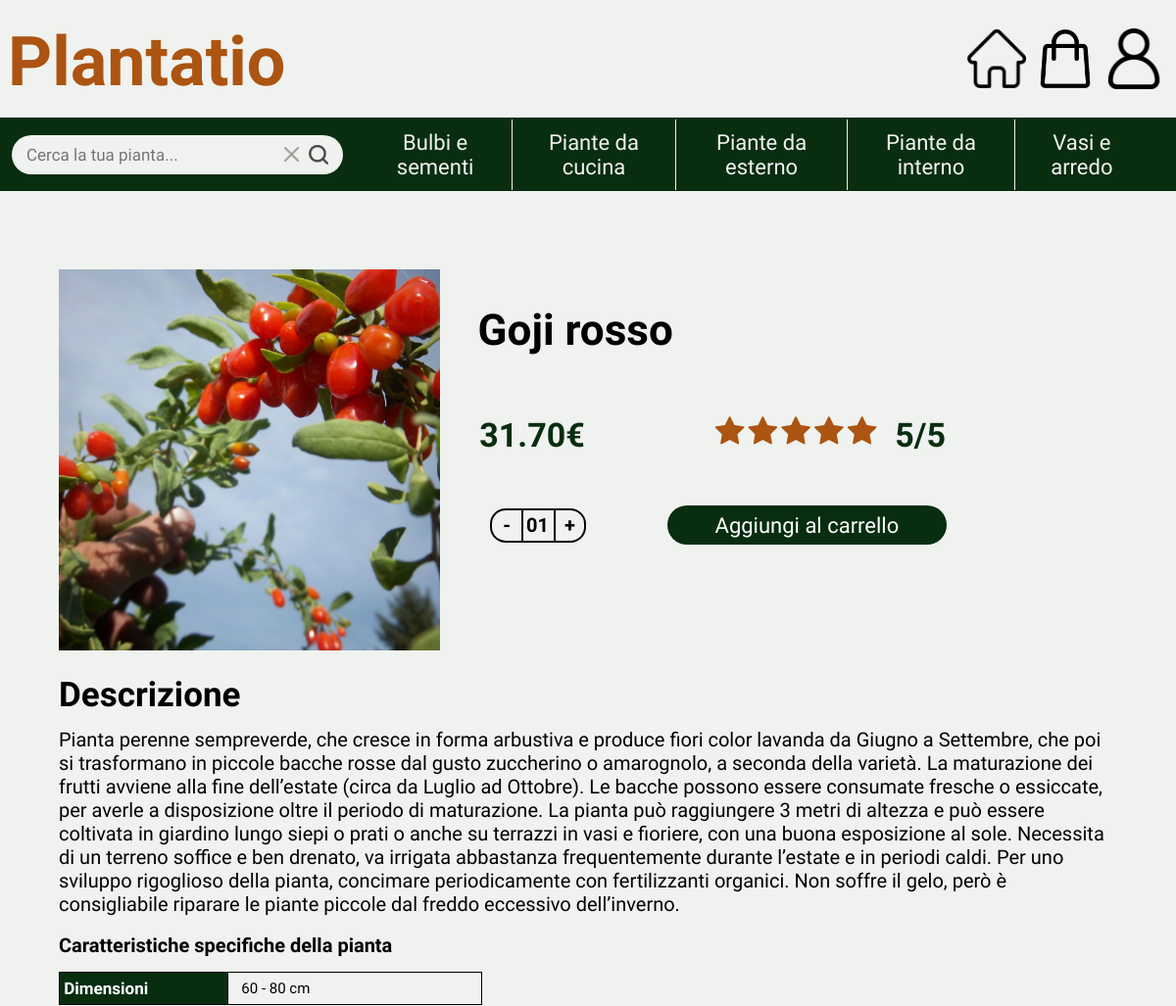
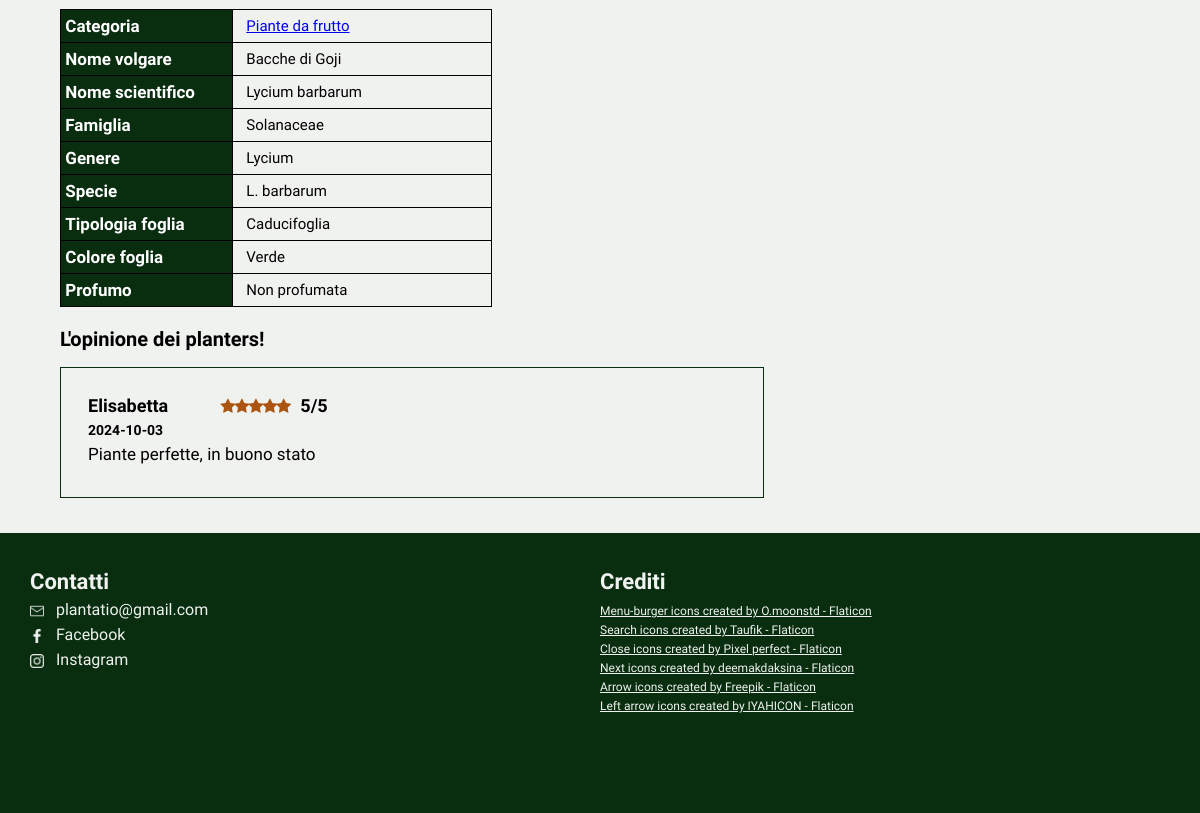
Page /product.php?idP=Goji+rosso on the committed database (2 pictures, top to bottom).
### tables this page shows
CREATE TABLE Prodotti (
    nome_prodotto VARCHAR(150) PRIMARY KEY,
    prezzo DECIMAL(10, 2) NOT NULL,
    id_sottocategoria VARCHAR(100) NOT NULL,
    presente BOOLEAN DEFAULT 1,
    stock INT NOT NULL,
    nome_volgare VARCHAR(50),  
    nome_scientifico VARCHAR(50),
    famiglia VARCHAR(50),
    genere VARCHAR(50),
    specie VARCHAR(50),
    dimensioni VARCHAR(30),  
    profumo VARCHAR(30),  
    tipologia_foglia VARCHAR(30),
    colore_foglia VARCHAR(30), 
    descrizione TEXT,
    voto INT NOT NULL
);

CREATE TABLE Recensioni (
    id_utente VARCHAR(150) NOT NULL,
    id_prodotto VARCHAR(150) NOT NULL,
    voto INT CHECK (voto BETWEEN 1 AND 5),  
    commento TEXT,
    data_recensione TIMESTAMP DEFAULT CURRENT_TIMESTAMP,
    PRIMARY KEY (id_prodotto, id_utente),
    FOREIGN KEY (id_utente) REFERENCES Utenti(email) ON DELETE CASCADE,
    FOREIGN KEY (id_prodotto) REFERENCES Prodotti(nome_prodotto) ON DELETE CASCADE
);

CREATE TABLE Utenti (
    email VARCHAR(150) PRIMARY KEY,
    nome VARCHAR(100) NOT NULL,
    cognome VARCHAR(100) NOT NULL,
    password_hash VARCHAR(255) NOT NULL,
    admin_flag BOOLEAN NOT NULL
);

### product.php (called while the page is built, shortened)
<?php
require_once 'bootstrap.php';
$templateParams["titolo"] = "Plantatio";
$templateParams["mainContent"] = "single-item.php";
$templateParams["js"] = array("js/product.js", "js/nav.js", "js/header.js");
$idprodotto = -1;
if(isset($_GET["idP"])){
    $idprodotto = getStringWithSpaces($_GET["idP"]);
} else {
    if(isset($idProd)){
        $idprodotto = $productId;
    }
}
$templateParams["prodotto"] = $dbh->getProductById($idprodotto);
$templateParams["recensioni_prodotto"] = $dbh->getReviewsOfProduct($idprodotto);
require 'template/base.php';
?>

### utils/functions.php (called while the page is built, shortened)
<?php
function replaceSpacesWithHyphens($string)
{
    $temp = $string;
    $newString = str_replace(' ', '-', $temp);
    return $newString;
}
function isUserLoggedIn()
{
    return !empty($_SESSION['email']);
}
function getSrc($string)
{
    $src_string = str_replace(' ', '_', $string);
    return $src_string;
}
function getStringWithSpaces($string)
{
    $id_string = str_replace('_', ' ', $string);
    return $id_string;
}

### database/database.php (called while the page is built, shortened)
<?php
class DatabaseHelper
{
    private $db;
    public function __construct($servername, $username, $password, $dbname, $port)
    {
        $this->db = new mysqli($servername, $username, $password, $dbname, $port);
    }
    public function getSubCategoriesFromCategory($nomeCategoria)
    {
        $stmt = $this->db->prepare("SELECT nome_sottocategoria FROM SottoCategorie WHERE id_categoria = ?");
        $stmt->bind_param('s', $nomeCategoria);
        $stmt->execute();
        $result = $stmt->get_result();
        return $result->fetch_all(MYSQLI_ASSOC);
    }
    public function getCategories()
    {
        $stmt = $this->db->prepare("SELECT nome_categoria FROM Categorie");
        $stmt->execute();
        $result = $stmt->get_result();
        $categories = $result->fetch_all(MYSQLI_ASSOC);
        foreach ($categories as &$category) {
            $category["sottocategorie"] = array();
            $category["sottocategorie"] = $this->getSubCategoriesFromCategory($category["nome_categoria"]);
        }
        return $categories;
    }
    public function getProductById($product_id)
    {
        $stmt = $this->db->prepare("SELECT * FROM Prodotti WHERE nome_prodotto = ? AND presente = 1");
        $stmt->bind_param('s', $product_id);
        $stmt->execute();
        $result = $stmt->get_result();
        return $result->fetch_all(MYSQLI_ASSOC);
    }
    public function getReviewsOfProduct($idprodotto)
    {
        $query = "SELECT nome, voto, commento, DATE(data_recensione) as dataRec FROM Recensioni, Utenti WHERE id_utente = email AND id_prodotto = ? ORDER BY data_recensione DESC";
        $stmt = $this->db->prepare($query);
        $stmt->bind_param('s', $idprodotto);
        $stmt->execute();
        $result = $stmt->get_result();
        return $result->fetch_all(MYSQLI_ASSOC);
    }
}

### bootstrap.php (called while the page is built, shortened)
<?php
require_once("utils/functions.php");
require_once("database/database.php");
$dbh = new DatabaseHelper("localhost", "root", "", "plantatio", 3306);
$templateParams["categorie"] = $dbh->getCategories();
?>

### template/single-item.php (the view, shortened to what this page needs)
<main class="single-item">
    <?php if (count($templateParams["prodotto"]) == 0): ?>
        <article>
            <p>Prodotto non presente</p>
        </article>
    <?php
    else:
        $prodotto = $templateParams["prodotto"][0];
    ?>
        <article>
            <header>
                <img src="upload/prodotti/<?php echo getSrc($prodotto["nome_prodotto"]) ?>.jpg" alt="" />
                <section>
                    <h2><?php echo $prodotto["nome_prodotto"] ?></h2>
                    <h3 class='price'><?php echo $prodotto["prezzo"] ?>€
                    </h3>
                    <div class="star-value">
                        <?php for ($i = 1; $i <= $prodotto["voto"]; $i++): ?>
                            <span class="fa fa-star checked"></span>
                        <?php endfor; ?>
                    </div>
                    <h3><?php echo $prodotto["voto"] ?>/5</h3>
                    <?php if ($prodotto['stock'] > 0): ?>
                        <div class="wrapper">
                            <span class="minus" onclick="reduceQuantity()">-</span>
                            <span class="number">01</span>
                            <span class="plus" onclick="addQuantity(<?php echo $prodotto['stock'] ?>)">+</span>
                        </div>
                        <button type="button" <?php if (isUserLoggedIn()) : ?>
                            onclick="addToCart('<?php echo $prodotto['nome_prodotto'] ?>')"
                            <?php else: ?> onclick="showErrorMessage()"
                            <?php endif; ?>>Aggiungi al carrello
                        </button>
                    <?php else: ?>
                        <span class="out_of_stock">La pianta non è al momento disponibile</span>
                    <?php endif; ?>
                </section>
            </header>
            <section>
                <h3>Descrizione</h3>
                <p><?php echo $prodotto["descrizione"] ?></p>
                <table>
                    <caption>Caratteristiche specifiche della pianta</caption>
                    <tr>
                        <th>Dimensioni</th>
                        <td><?php echo $prodotto["dimensioni"] ?></td>
                    </tr>
                </table>
                <table>
                    <tr>
                        <th>Categoria</th>
                        <td><a href="search.php?sottocategoriaSelezionata=<?php echo getSrc($prodotto["id_sottocategoria"]) ?>"><?php echo $prodotto["id_sottocategoria"] ?></a></td>
                    </tr>
                    <?php if(strcmp($prodotto["nome_volgare"], 'non specificato') != 0): ?>
                    <tr>
                        <th>Nome volgare</th>
                        <td><?php echo $prodotto["nome_volgare"] ?></td>
                    </tr>
                    <?php endif; ?>
                    <?php if(strcmp($prodotto["nome_scientifico"], 'non specificato') != 0): ?>
                    <tr>
                        <th>Nome scientifico</th>
                        <td><?php echo $prodotto["nome_scientifico"] ?></td>
                    </tr>
                    <?php endif; ?>
                    <?php if(strcmp($prodotto["famiglia"], 'non specificato') != 0): ?>
                    <tr>
                        <th>Famiglia</th>
                        <td><?php echo $prodotto["famiglia"] ?></td>
                    </tr>
                    <?php endif; ?>
                    <?php if(strcmp($prodotto["genere"], 'non specificato') != 0): ?>
                    <tr>
                        <th>Genere</th>
                        <td><?php echo $prodotto["genere"] ?></td>
                    </tr>
                    <?php endif; ?>
                    <?php if(strcmp($prodotto["specie"], 'non specificato') != 0): ?>
                    <tr>
                        <th>Specie</th>
                        <td><?php echo $prodotto["specie"] ?></td>
                    </tr>
                    <?php endif; ?>
                    <?php if(strcmp($prodotto["tipologia_foglia"], 'non specificato') != 0): ?>
                    <tr>
                        <th>Tipologia foglia</th>
                        <td><?php echo $prodotto["tipologia_foglia"] ?></td>
                    </tr>
                    <?php endif; ?>
                    <?php if(strcmp($prodotto["colore_foglia"], 'non specificato') != 0): ?>
                    <tr>
                        <th>Colore foglia</th>
                        <td><?php echo $prodotto["colore_foglia"] ?></td>
                    </tr>
                    <?php endif; ?>
                    <?php if(strcmp($prodotto["profumo"], 'non specificato') != 0): ?>
                    <tr>
                        <th>Profumo</th>
                        <td><?php echo $prodotto["profumo"] ?></td>
                    </tr>
                    <?php endif; ?>
                </table>
            </section>
        </article>
        <section>
            <h2>L&apos;opinione dei planters!</h2>
            <?php if(count($templateParams["recensioni_prodotto"]) == 0): ?>
                <p>Non ci sono recensioni per questo prodotto</p>
            <?php else: ?>
                <?php foreach ($templateParams["recensioni_prodotto"] as $rec): ?>
                    <article>
                        <h3><?php echo $rec["nome"] ?></h3>
                        <div class="star-value-user">
                            <?php for ($i = 1; $i <= $rec["voto"]; $i++): ?>
                                <span class="fa fa-star checked"></span>
                            <?php endfor; ?>
                        </div>
                        <h3><?php echo $rec["voto"] ?>/5</h3>
                        <h4><?php echo $rec["dataRec"] ?></h4>
                        <p><?php echo $rec["commento"] ?></p>
                    </article>
                <?php endforeach; ?>
            <?php endif; ?>
        </section>
    <?php endif; ?>
</main>

### template/base.php (shortened to what this page needs)
<!DOCTYPE html>
<html lang="it">
<head>
    <link rel="stylesheet" href="https://cdnjs.cloudflare.com/ajax/libs/font-awesome/4.7.0/css/font-awesome.min.css" />
    <link rel="stylesheet" type="text/css" href="./css/style.css" />
</head>
<body>
    <header>
        <a href="./index.php">
            <h1>Plantatio</h1>
        </a>
        <ul>
            <li class="user_icon">
                <a href="<?php if (isUserLoggedIn()) {
                    echo '#';
                } else {
                    echo './login.php';
                } ?>" onclick="open_submenu()">
                    <img class="user_icon" src="./upload/User-Icon.png" alt="user-icon" />
                </a>
            </li>
            <li>
                <a href="<?php if (isUserLoggedIn()) {
                    echo './cart.php';
                } else {
                    echo './login.php';
                } ?>"><img src="./upload/Cart-Icon.png" alt="cart-icon" />
                </a>
            </li>
            <li>
                <a href="./index.php">
                    <img src="./upload/Home-Icon.png" alt="Home" />
                </a>
            </li>
        </ul>
    </header>
    <nav class="main-nav closed-nav">
        <form action="search.php" method="GET">
            <section class="search-text">
                <input type="text" id="fastSearch" name="fastSearch" placeholder="Cerca la tua pianta..."
                    oninput="showSuggestions()"
                    value="<?php if (isset($templateParams["searchedWord"])) {
                        echo ($templateParams["searchedWord"]);
                    } ?>" />
            </section>
            <img class="searchbar-icon cancel-button" src="upload/cancel-icon.png" alt="Reset search button"
                onclick="resetText('fastSearch')" />
            <input id="search-plant" class="searchbar-icon search-button" type="image" src="upload/search-icon.png" alt="Submit search" />
        </form>
        <ul class="categories">
            <?php foreach ($templateParams["categorie"] as $categoria): ?>
                <li>
                    <button class="category-button"
                        onclick='openSubcategories("<?php echo replaceSpacesWithHyphens($categoria["nome_categoria"]); ?>")'
                        type="button"><?php echo $categoria["nome_categoria"]; ?>
                    </button>
                </li>
            <?php endforeach; ?>
        </ul>
    </nav>
    <?php
    if (isset($templateParams["mainContent"])) {
        require($templateParams["mainContent"]);
    }
    ?>
    <footer>
        <section class="contacts">
            <h2>Contatti</h2>
            <ul>
                <li>
                    <img src="./upload/email.png" alt="email icon">
                    <span>plantatio@gmail.com</span>
                </li>
                <li>
                    <img src="./upload/facebook.png" alt="facebook icon">
                    <span>Facebook</span>
                </li>
                <li>
                    <img src="./upload/instagram.png" alt="instagram icon">
                    <span>Instagram</span>
                </li>
            </ul>
        </section>
        <section class="credits">
            <h2>Crediti</h2>
            <ul>
                <li>
                    <a href="https://www.flaticon.com/free-icons/menu-burger" title="menu-burger icons">Menu-burger
                        icons created by
                        O.moonstd - Flaticon</a>
                </li>
                <li>
                    <a href="https://www.flaticon.com/free-icons/search" title="search icons">Search icons created by
                        Taufik -
                        Flaticon</a>
                </li>
                <li>
                    <a href="https://www.flaticon.com/free-icons/close" title="close icons">Close icons created by Pixel
                        perfect -
                        Flaticon</a>
                </li>
                <li>
                    <a href="https://www.flaticon.com/free-icons/next" title="next icons">Next icons created by
                        deemakdaksina -
                        Flaticon</a>
                </li>
                <li>
                    <a href="https://www.flaticon.com/free-icons/arrow" title="arrow icons">Arrow icons created by
                        Freepik - Flaticon</a>
                </li>
                <li>
                    <a href="https://www.flaticon.com/free-icons/left-arrow" title="left arrow icons">Left arrow icons
                        created by IYAHICON - Flaticon</a>
                </li>
            </ul>
        </section>
    </footer>
</body>
</html>

### rows in the picture
prodotti: nome_prodotto "Goji rosso", prezzo "31.70", voto "5", descrizione "Pianta perenne sempreverde, che cresce in forma arbustiva e produce fiori color lavanda da Giugno a Settembre, che poi si trasformano in piccole bacche rosse dal gusto zuccherino o amarognolo, a seconda della varietà. La maturazione dei frutti avviene alla fine dell’estate (circa da Luglio ad Ottobre). Le bacche possono essere consumate fresche o essiccate, per averle a disposizione oltre il periodo di maturazione. La pianta può raggiungere 3 metri di altezza e può essere coltivata in giardino lungo siepi o prati o anche su terrazzi in vasi e fioriere, con una buona esposizione al sole. Necessita di un terreno soffice e ben drenato, va irrigata abbastanza frequentemente durante l’estate e…", dimensioni "60 - 80 cm", id_sottocategoria "Piante da frutto", nome_volgare "Bacche di Goji", nome_scientifico "Lycium barbarum", famiglia "Solanaceae", genere "Lycium", specie "L. barbarum", tipologia_foglia "Caducifoglia", colore_foglia "Verde", profumo "Non profumata"
recensioni: id_utente.nome "Elisabetta", voto "5", dataRec "2024-10-03", commento "Piante perfette, in buono stato"

### other values in the picture
$categoria["nome_categoria"] "Bulbi e sementi"
$categoria["nome_categoria"] "Piante da cucina"
$categoria["nome_categoria"] "Piante da esterno"
$categoria["nome_categoria"] "Piante da interno"
$categoria["nome_categoria"] "Vasi e arredo"
